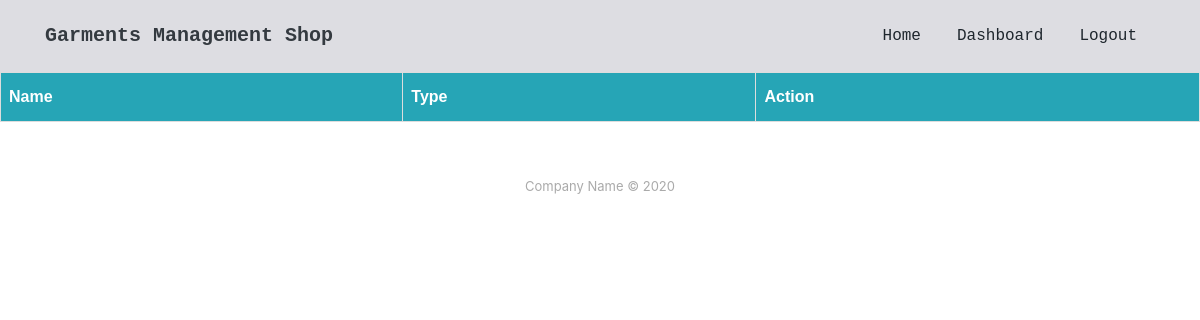
The page /ShowGarments/ (signed in) on the database as committed earlier.
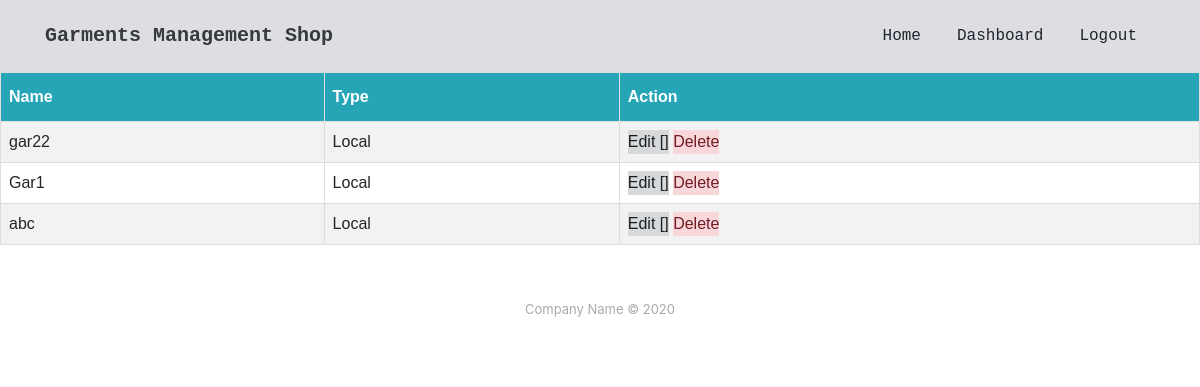
The same page on the database as committed later.
### GarmentsManagementApp/models.py (models this page shows)
class Garment(models.Model):
    name = models.CharField(max_length=20)
    type = models.CharField(max_length=20,null=True)

### GarmentsManagementApp/views.py (the view)
# urls.py: path('ShowGarments/',views.ShowGarments,name='ShowGarments'),
@login_required(login_url='/login/')
def ShowGarments(request):
    list = Garment.objects.all()
    return render(request,'ShowGarments.html',{'list' : list})

### templates/ShowGarments.html (shortened to what this page needs)
{% extends 'index.html' %}
{% block content %}
<table id="customers">
  <tr>
    <th>Name</th>
    <th>Type</th>
      <th>Action</th>
  </tr>
    {% for item in list %}
        <tr>
            <td>{{ item.name }}</td>
            <td>{{ item.type }}</td>
            <td> <a type="button" class="alert-dark" href="{% url 'GarmentsManagementApp:editGarment' pk=item.id %}">Edit    [] </a> <a type="button" class="alert-danger" href="{% url 'GarmentsManagementApp:deleteGarment' pk=item.id %}" onclick="alert('Are you sure?')">Delete</a></td>
        </tr>
    {% endfor %}
</table>
{% endblock %}

Rows that differ between the two databases and show on the page:
added Garment: name "gar22", type "Local"
added Garment: name "Gar1", type "Local"
added Garment: name "abc", type "Local"
